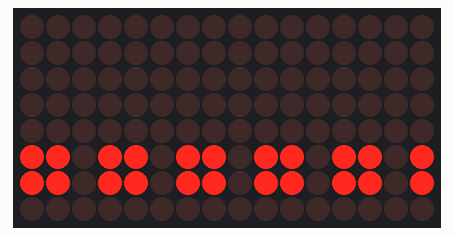
Bench run of a sketch on a simulated Arduino Uno, built with avr-gcc and run on an emulated ATmega328P. Parts: 16×8 LED matrix.

Above: at 0.1 s.
At 4.1 s:
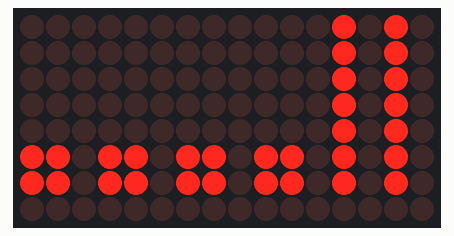
At 9.1 s:
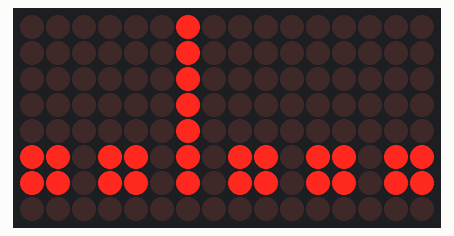
At 19.1 s:
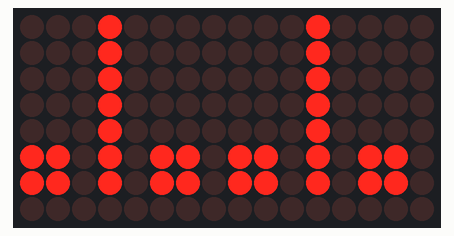
At 28.1 s:
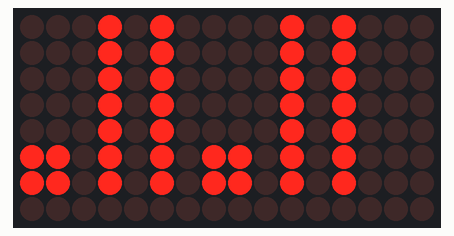
At 38.1 s:
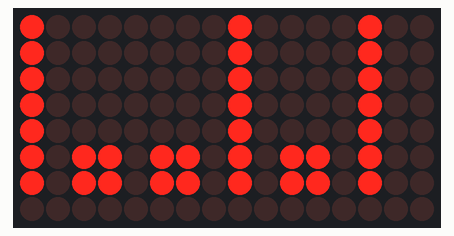

Measured:
- what the display in image 1 shows lasts 1.0 s, from 4.0 s to 5.0 s

The sketch:

DisplayTesting.ino
```cpp
#include <MD_Parola.h>
#include <MD_MAX72xx.h>
#include <SPI.h>
#define CLK_PIN 13
#define DATA_PIN 11
#define MAX_DEVICES 2
#define CS_PIN 3


#define HARDWARE_TYPE MD_MAX72XX::FC16_HW

MD_Parola myDisplay = MD_Parola(HARDWARE_TYPE, DATA_PIN, CLK_PIN, CS_PIN, MAX_DEVICES);

const char* hours[] = {"        ","      ||","    ||  ","    ||||","  ||    ","  ||  ||","  ||||  ","  ||||||","||      ","||    ||","||  ||  ","||  ||||","||||    "};
const char* minutes[] = {"......",".....|","....|.","....||","...|..","...|.|","...||.","...|||","..|...","..|..|","..|.|.","..|.||","..||..","..||.|","..|||.","..||||",".|....",".|...|",".|..|.",".|..||",".|.|..",".|.|.|",".|.||.",".|.|||",".||...",".||..|",".||.|.",".||.||",".|||..",".|||.|",".||||.",".|||||","|.....","|....|","|...|.","|...||","|..|..","|..|.|","|..||.","|..|||","|.|...","|.|..|","|.|.|.","|.|.||","|.||..","|.||.|","|.|||.","|.||||","||....","||...|","||..|.","||..||","||.|..","||.|.|","||.||.","||.|||","|||...","|||..|","|||.|.","|||.||"};

void setup() {
  // Intialize the object
  Serial.begin(9600);
  myDisplay.begin();
  myDisplay.displayScroll("b", PA_CENTER, PA_NO_EFFECT, 100);
  // Set the intensity (brightness) of the display (0-15)
  myDisplay.setIntensity(6);

  // Clear the display
  myDisplay.displayClear();
}

int hour = 1;
int minute = 0;
long currentMillis = millis();
long lastMillis = currentMillis;
void loop() {
  currentMillis = millis();
  myDisplay.setTextAlignment(PA_LEFT);
  myDisplay.print(minutes[minute]);
//  delay(10);
//  myDisplay.print((hour*100)+minute);
//  Serial.println(minutes[minute]);
  myDisplay.setTextAlignment(PA_RIGHT);
//  myDisplay.print(hours[hour]);
//  myDisplay.displayText("Hey",PA_LEFT,1,1,PA_NO_EFFECT);
  delay(1000);
  myDisplay.displayClear();
//  myDisplay.setTextAlignment(PA_LEFT);
//  myDisplay.print("Left");
//  delay(2000);
  if(currentMillis - lastMillis > 1000){
    minute += minute < 59 ? 1 : -59;
    lastMillis = currentMillis;
    if(minute == 0){
      hour += hour < 12 ? 1 : -12;
    }

  }

}
```
